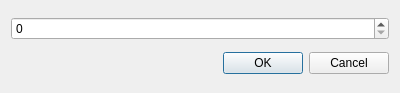
<?xml version="1.0" encoding="UTF-8"?>
<ui version="4.0">
 <class>HueSelectorDialog</class>
 <widget class="QDialog" name="HueSelectorDialog">
  <property name="geometry">
   <rect>
    <x>0</x>
    <y>0</y>
    <width>400</width>
    <height>93</height>
   </rect>
  </property>
  <property name="minimumSize">
   <size>
    <width>400</width>
    <height>93</height>
   </size>
  </property>
  <property name="maximumSize">
   <size>
    <width>400</width>
    <height>93</height>
   </size>
  </property>
  <property name="windowTitle">
   <string>HueSelectorDialog</string>
  </property>
  <property name="windowIcon">
   <iconset resource="../../rsc/espina.qrc">
    <normaloff>:/espina/toolgroup_visualize.svg</normaloff>:/espina/toolgroup_visualize.svg</iconset>
  </property>
  <layout class="QVBoxLayout" name="verticalLayout">
   <item>
    <layout class="QHBoxLayout" name="m_layout">
     <item>
      <widget class="QSpinBox" name="m_hueSpinbox">
       <property name="maximum">
        <number>359</number>
       </property>
      </widget>
     </item>
    </layout>
   </item>
   <item>
    <widget class="QDialogButtonBox" name="m_buttonBox">
     <property name="orientation">
      <enum>Qt::Horizontal</enum>
     </property>
     <property name="standardButtons">
      <set>QDialogButtonBox::Cancel|QDialogButtonBox::Ok</set>
     </property>
    </widget>
   </item>
  </layout>
 </widget>
 <resources>
  <include location="../../rsc/espina.qrc"/>
 </resources>
 <connections>
  <connection>
   <sender>m_buttonBox</sender>
   <signal>accepted()</signal>
   <receiver>HueSelectorDialog</receiver>
   <slot>accept()</slot>
   <hints>
    <hint type="sourcelabel">
     <x>248</x>
     <y>254</y>
    </hint>
    <hint type="destinationlabel">
     <x>157</x>
     <y>274</y>
    </hint>
   </hints>
  </connection>
  <connection>
   <sender>m_buttonBox</sender>
   <signal>rejected()</signal>
   <receiver>HueSelectorDialog</receiver>
   <slot>reject()</slot>
   <hints>
    <hint type="sourcelabel">
     <x>316</x>
     <y>260</y>
    </hint>
    <hint type="destinationlabel">
     <x>286</x>
     <y>274</y>
    </hint>
   </hints>
  </connection>
 </connections>
</ui>
